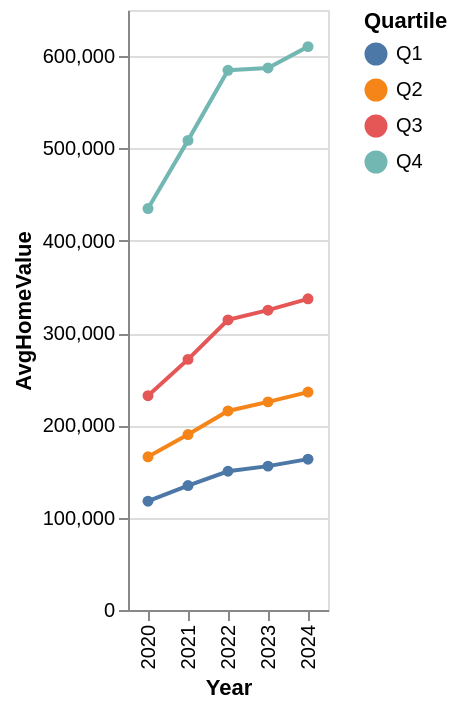

Here is the notebook cell this chart was saved with:
### Code cell
#Trend line of SF home prices per year by quartile
#Create subdataframes for each quartile of yearly_hv_df
yearly_hv_q1_df = yearly_hv_df[yearly_hv_df["2020"] <= 139801.111790].reset_index(drop=True)
yearly_hv_q2_df = yearly_hv_df[(yearly_hv_df["2020"] <= 195063.507799) & (yearly_hv_df["2020"] > 139801.111790)].reset_index(drop=True)
yearly_hv_q3_df = yearly_hv_df[(yearly_hv_df["2020"] <= 275449.819907) & (yearly_hv_df["2020"] > 195063.507799)].reset_index(drop=True)
yearly_hv_q4_df = yearly_hv_df[yearly_hv_df["2020"] > 275449.819907].reset_index(drop=True)
#Create trend series of averages per year
hv_trend_q1 = yearly_hv_q1_df[["2020", "2021", "2022", "2023", "2024"]].mean()
hv_trend_q2 = yearly_hv_q2_df[["2020", "2021", "2022", "2023", "2024"]].mean()
hv_trend_q3 = yearly_hv_q3_df[["2020", "2021", "2022", "2023", "2024"]].mean()
hv_trend_q4 = yearly_hv_q4_df[["2020", "2021", "2022", "2023", "2024"]].mean()
#Combine series into trends df
hv_trends_df = pd.DataFrame({"Q1":hv_trend_q1, "Q2":hv_trend_q2, "Q3":hv_trend_q3, "Q4":hv_trend_q4})
#Set Year as index for chart
hv_trends_df_reset = hv_trends_df.reset_index().rename(columns={"index":"Year"})
#Create chart
alt.Chart(hv_trends_df_reset).transform_fold(
    ["Q1", "Q2", "Q3", "Q4"],
    as_=["Quartile", "AvgHomeValue"]
).mark_line(point=True).encode(
    x="Year:O",
    y="AvgHomeValue:Q",
    color="Quartile:N"
)

### Figure 1 — Vega-Lite specification as saved in the notebook (floating-point values rounded to 4 significant figures)
{"config": {"view": {"continuousWidth": 300, "continuousHeight": 300}}, "data": {"name": "data-a52da228e0f813f3bb80dc14aeaab678"}, "mark": {"type": "line", "point": true}, "encoding": {"color": {"field": "Quartile", "type": "nominal"}, "x": {"field": "Year", "type": "ordinal"}, "y": {"field": "AvgHomeValue", "type": "quantitative"}}, "transform": [{"fold": ["Q1", "Q2", "Q3", "Q4"], "as": ["Quartile", "AvgHomeValue"]}], "$schema": "https://vega.github.io/schema/vega-lite/v6.1.0.json", "datasets": {"data-a52da228e0f813f3bb80dc14aeaab678": [{"Year": "2020", "Q1": 117900.0, "Q2": 166000.0, "Q3": 232100.0, "Q4": 434900.0}, {"Year": "2021", "Q1": 134800.0, "Q2": 190100.0, "Q3": 271500.0, "Q4": 508800.0}, {"Year": "2022", "Q1": 150300.0, "Q2": 215600.0, "Q3": 314200.0, "Q4": 584700.0}, {"Year": "2023", "Q1": 155900.0, "Q2": 225500.0, "Q3": 324800.0, "Q4": 587200.0}, {"Year": "2024", "Q1": 163400.0, "Q2": 236100.0, "Q3": 337100.0, "Q4": 610300.0}]}}
